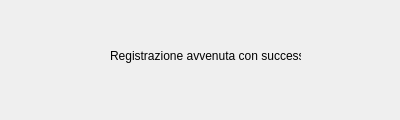
<?xml version="1.0" encoding="UTF-8"?>
<ui version="4.0">
 <class>Dialog</class>
 <widget class="QDialog" name="Dialog">
  <property name="geometry">
   <rect>
    <x>0</x>
    <y>0</y>
    <width>400</width>
    <height>120</height>
   </rect>
  </property>
  <property name="windowTitle">
   <string>Registrazione Effettuata</string>
  </property>
  <widget class="QLabel" name="label">
   <property name="geometry">
    <rect>
     <x>110</x>
     <y>40</y>
     <width>191</width>
     <height>31</height>
    </rect>
   </property>
   <property name="text">
    <string>Registrazione avvenuta con successo!</string>
   </property>
  </widget>
 </widget>
 <resources/>
 <connections/>
</ui>
